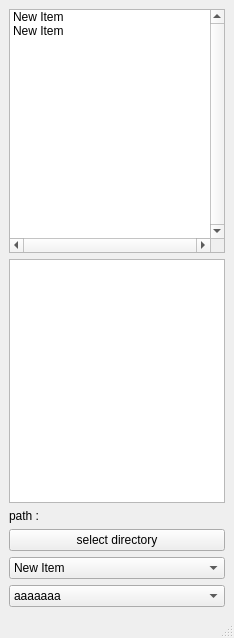
<?xml version="1.0" encoding="UTF-8"?>
<ui version="4.0">
 <class>MainWindow</class>
 <widget class="QMainWindow" name="MainWindow">
  <property name="geometry">
   <rect>
    <x>0</x>
    <y>0</y>
    <width>234</width>
    <height>638</height>
   </rect>
  </property>
  <property name="windowTitle">
   <string>MainWindow</string>
  </property>
  <widget class="QWidget" name="centralwidget">
   <layout class="QVBoxLayout" name="verticalLayout">
    <item>
     <widget class="QListWidget" name="listWidget">
      <property name="verticalScrollBarPolicy">
       <enum>Qt::ScrollBarAlwaysOn</enum>
      </property>
      <property name="horizontalScrollBarPolicy">
       <enum>Qt::ScrollBarAlwaysOn</enum>
      </property>
      <item>
       <property name="text">
        <string>New Item</string>
       </property>
      </item>
      <item>
       <property name="text">
        <string>New Item</string>
       </property>
      </item>
     </widget>
    </item>
    <item>
     <widget class="QListView" name="listView"/>
    </item>
    <item>
     <widget class="QLabel" name="label">
      <property name="text">
       <string>path :</string>
      </property>
     </widget>
    </item>
    <item>
     <widget class="QPushButton" name="pushButton_select_dir">
      <property name="text">
       <string>select directory</string>
      </property>
     </widget>
    </item>
    <item>
     <widget class="QComboBox" name="comboBox">
      <item>
       <property name="text">
        <string>New Item</string>
       </property>
      </item>
      <item>
       <property name="text">
        <string>New Item</string>
       </property>
      </item>
      <item>
       <property name="text">
        <string>New Item</string>
       </property>
      </item>
      <item>
       <property name="text">
        <string>New Item</string>
       </property>
      </item>
      <item>
       <property name="text">
        <string>New Item</string>
       </property>
      </item>
      <item>
       <property name="text">
        <string>New Item</string>
       </property>
      </item>
      <item>
       <property name="text">
        <string>New Item</string>
       </property>
      </item>
      <item>
       <property name="text">
        <string>New Item</string>
       </property>
      </item>
      <item>
       <property name="text">
        <string>New Item</string>
       </property>
      </item>
      <item>
       <property name="text">
        <string>New Item</string>
       </property>
      </item>
      <item>
       <property name="text">
        <string>New Item</string>
       </property>
      </item>
      <item>
       <property name="text">
        <string>New Item</string>
       </property>
      </item>
      <item>
       <property name="text">
        <string>New Item</string>
       </property>
      </item>
      <item>
       <property name="text">
        <string>New Item</string>
       </property>
      </item>
      <item>
       <property name="text">
        <string>New Item</string>
       </property>
      </item>
      <item>
       <property name="text">
        <string>New Item</string>
       </property>
      </item>
      <item>
       <property name="text">
        <string>New Item</string>
       </property>
      </item>
      <item>
       <property name="text">
        <string>New Item</string>
       </property>
      </item>
      <item>
       <property name="text">
        <string>New Item</string>
       </property>
      </item>
      <item>
       <property name="text">
        <string>New Item</string>
       </property>
      </item>
      <item>
       <property name="text">
        <string>New Item</string>
       </property>
      </item>
      <item>
       <property name="text">
        <string>New Item</string>
       </property>
      </item>
      <item>
       <property name="text">
        <string>New Item</string>
       </property>
      </item>
      <item>
       <property name="text">
        <string>New Item</string>
       </property>
      </item>
      <item>
       <property name="text">
        <string>New Item</string>
       </property>
      </item>
      <item>
       <property name="text">
        <string>New Item</string>
       </property>
      </item>
      <item>
       <property name="text">
        <string>New Item</string>
       </property>
      </item>
      <item>
       <property name="text">
        <string>New Item</string>
       </property>
      </item>
      <item>
       <property name="text">
        <string>New Item</string>
       </property>
      </item>
      <item>
       <property name="text">
        <string>New Item</string>
       </property>
      </item>
      <item>
       <property name="text">
        <string>New Item</string>
       </property>
      </item>
      <item>
       <property name="text">
        <string>New Item</string>
       </property>
      </item>
      <item>
       <property name="text">
        <string>New Item</string>
       </property>
      </item>
      <item>
       <property name="text">
        <string>New Item</string>
       </property>
      </item>
      <item>
       <property name="text">
        <string>New Item</string>
       </property>
      </item>
      <item>
       <property name="text">
        <string>New Item</string>
       </property>
      </item>
      <item>
       <property name="text">
        <string>New Item</string>
       </property>
      </item>
      <item>
       <property name="text">
        <string>New Item</string>
       </property>
      </item>
      <item>
       <property name="text">
        <string>New Item</string>
       </property>
      </item>
      <item>
       <property name="text">
        <string>New Item</string>
       </property>
      </item>
      <item>
       <property name="text">
        <string>New Item</string>
       </property>
      </item>
      <item>
       <property name="text">
        <string>New Item</string>
       </property>
      </item>
      <item>
       <property name="text">
        <string>New Item</string>
       </property>
      </item>
      <item>
       <property name="text">
        <string>New Item</string>
       </property>
      </item>
      <item>
       <property name="text">
        <string>New Item</string>
       </property>
      </item>
      <item>
       <property name="text">
        <string>New Item</string>
       </property>
      </item>
      <item>
       <property name="text">
        <string>New Item</string>
       </property>
      </item>
      <item>
       <property name="text">
        <string>New Item</string>
       </property>
      </item>
      <item>
       <property name="text">
        <string>New Item</string>
       </property>
      </item>
      <item>
       <property name="text">
        <string>New Item</string>
       </property>
      </item>
      <item>
       <property name="text">
        <string>New Item</string>
       </property>
      </item>
      <item>
       <property name="text">
        <string>New Item</string>
       </property>
      </item>
      <item>
       <property name="text">
        <string>New Item</string>
       </property>
      </item>
      <item>
       <property name="text">
        <string>New Item</string>
       </property>
      </item>
      <item>
       <property name="text">
        <string>New Item</string>
       </property>
      </item>
      <item>
       <property name="text">
        <string>New Item</string>
       </property>
      </item>
      <item>
       <property name="text">
        <string>New Item</string>
       </property>
      </item>
      <item>
       <property name="text">
        <string>New Item</string>
       </property>
      </item>
      <item>
       <property name="text">
        <string>New Item</string>
       </property>
      </item>
      <item>
       <property name="text">
        <string>New Item</string>
       </property>
      </item>
      <item>
       <property name="text">
        <string>New Item</string>
       </property>
      </item>
      <item>
       <property name="text">
        <string>New Item</string>
       </property>
      </item>
      <item>
       <property name="text">
        <string>New Item</string>
       </property>
      </item>
      <item>
       <property name="text">
        <string>New Item</string>
       </property>
      </item>
      <item>
       <property name="text">
        <string>New Item</string>
       </property>
      </item>
      <item>
       <property name="text">
        <string>New Item</string>
       </property>
      </item>
      <item>
       <property name="text">
        <string>New Item</string>
       </property>
      </item>
      <item>
       <property name="text">
        <string>New Item</string>
       </property>
      </item>
      <item>
       <property name="text">
        <string>New Item</string>
       </property>
      </item>
      <item>
       <property name="text">
        <string>New Item</string>
       </property>
      </item>
      <item>
       <property name="text">
        <string>New Item</string>
       </property>
      </item>
      <item>
       <property name="text">
        <string>New Item</string>
       </property>
      </item>
      <item>
       <property name="text">
        <string>New Item</string>
       </property>
      </item>
      <item>
       <property name="text">
        <string>New Item</string>
       </property>
      </item>
      <item>
       <property name="text">
        <string>New Item</string>
       </property>
      </item>
      <item>
       <property name="text">
        <string>New Item</string>
       </property>
      </item>
      <item>
       <property name="text">
        <string>New Item</string>
       </property>
      </item>
     </widget>
    </item>
    <item>
     <widget class="QComboBox" name="comboBox_2">
      <item>
       <property name="text">
        <string>aaaaaaa</string>
       </property>
      </item>
      <item>
       <property name="text">
        <string>bbbbbbb</string>
       </property>
      </item>
     </widget>
    </item>
   </layout>
  </widget>
  <widget class="QMenuBar" name="menubar">
   <property name="geometry">
    <rect>
     <x>0</x>
     <y>0</y>
     <width>234</width>
     <height>38</height>
    </rect>
   </property>
  </widget>
  <widget class="QStatusBar" name="statusbar"/>
 </widget>
 <resources/>
 <connections/>
</ui>
